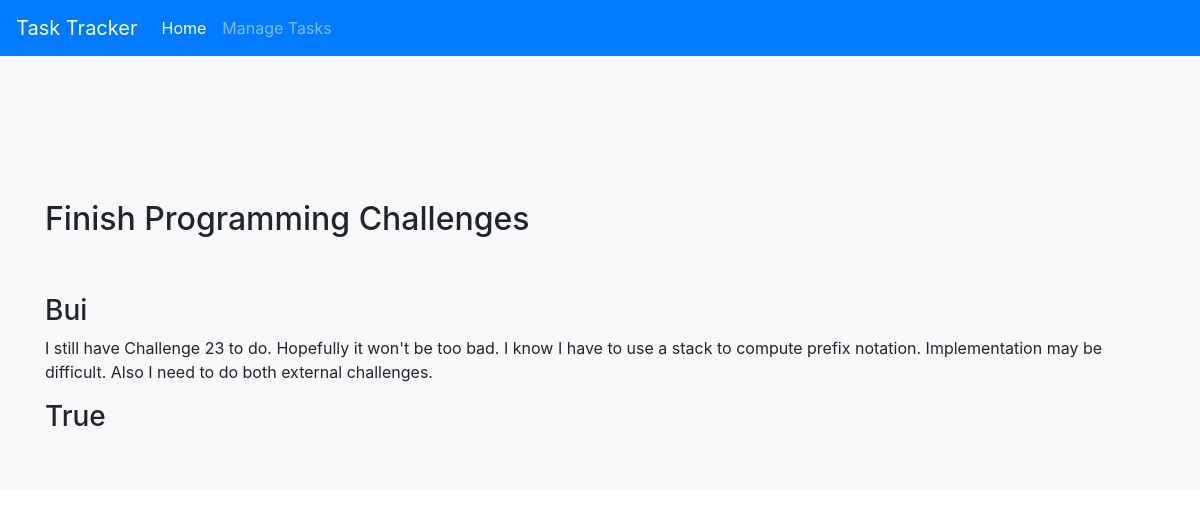
The page /13/ on the database its author committed.
### tasks/models.py (models this page shows, shortened)
class Task(models.Model):
    name = models.CharField(max_length=200)
    desc = models.CharField(max_length=200)
    proj = models.CharField(max_length=200)
    status = models.BooleanField(default=True)
    class Meta:
        ordering = ['-id']

### tasks/views.py (the view)
# urls.py: path('<int:pk>/', views.SingleView.as_view(), name='single'),
class SingleView(DetailView):
    model = Task
    pk_url_kwarg = 'pk'
    template_name = 'tasks/single.html'
    context_object_name = 'task'

### templates/tasks/single.html
{% extends 'tasks/base.html' %}
{% block content %}
<div class="album py-5 bg-light">
    <div class="container">
        <div class="row">
            <div class="col-12 pt-5">
                <h2 class="pt-5">{{task.name}}</h2>
                <h3 class="pt-5">{{task.proj}}</h3>
                <p>{{task.desc}}</p>
                <h3>{{task.status}}</h3>
            </div>
        </div>
    </div>
</div>
{% endblock %}

### rows shown on the page
Task: name "Finish Programming Challenges", proj "Bui", desc "I still have Challenge 23 to do. Hopefully it won't be too bad. I know I have to use a stack to compute prefix notation. Implementation may be difficult. Also I need to do both external challenges.", status "True"
